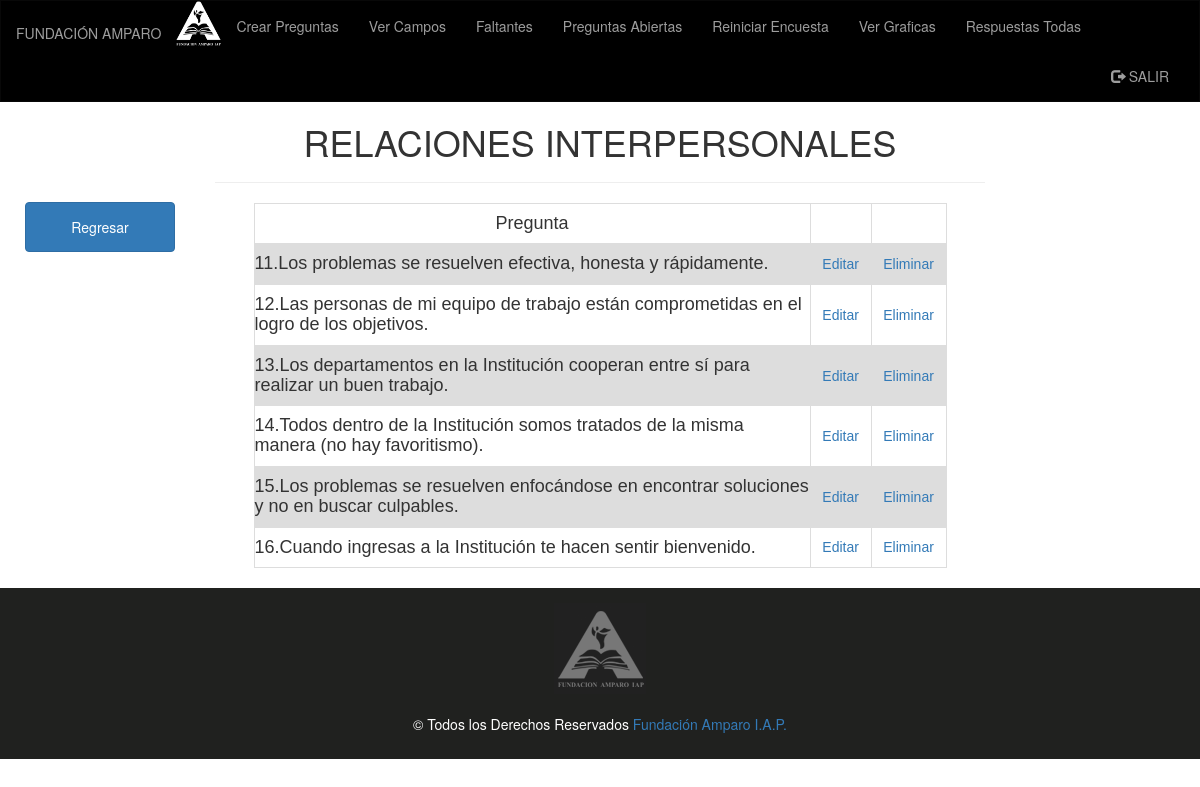
The app's page /administrador/formularioPreguntas.php?clave=8 &nombre2=RELACIONES INTERPERSONALES (signed in) with its own data.
### tables this page shows
CREATE TABLE `pregunta` (
  `id` int(11) NOT NULL,
  `pregunta` text,
  `valor` int(11) DEFAULT NULL,
  `iden` int(11) DEFAULT NULL
);

### administrador/BD.php (called while the page is built, shortened)
<?php
class BD
{
private $pdo;
public function __construct()
{
	$dbHost = 'localhost';
    $dbName = 'climalaboral';
    $dbUser = 'root';
    $dbPass = '';
		try {
		      $this->pdo = new PDO("mysql:host=$dbHost;dbname=$dbName;charset=utf8",
		                           $dbUser, $dbPass);
		      $this->pdo->setAttribute(PDO::ATTR_ERRMODE,PDO::ERRMODE_EXCEPTION);
		    } catch(Exception $e) {
		      echo $e->getMessage();
		    }
}
public function MostrarPreguntas($id)
{
  return $this->pdo->query("SELECT * FROM pregunta WHERE iden = '$id' ");
}
}
?>

### administrador/formularioPreguntas.php (the view, shortened to what this page needs)
<?php
include 'BD.php';
$BD = new BD();
$titulo = $_GET['nombre2'];
if (isset($_SESSION['user2'])) {
?>
<!DOCTYPE html>
<html>
<head>
  <link rel="stylesheet" href="https://maxcdn.bootstrapcdn.com/bootstrap/3.3.7/css/bootstrap.min.css">
</head>
<body>
<nav class="navbar navbar-inverse">
      <div class="container-fluid">
        <div class="navbar-header">
          <a class="navbar-brand" href="inicio.php"><h5>FUNDACIÓN AMPARO</h5></a><img src="img/amparo.png" width="45px" height="45px">
        </div>
        <div class="collapse navbar-collapse" id="myNavbar">
          <ul class="nav navbar-nav">
            <li><a href="crearEncuesta.php">Crear Preguntas</a></li>
            <li><a href="verCampos.php">Ver Campos</a></li>
            <li><a href="faltantes.php">Faltantes</a></li>
            <li><a href="preabierta.php">Preguntas Abiertas</a></li>
            <li><a href="reiniciar.php">Reiniciar  Encuesta</a></li>
            <li><a href="Bloques/index2.php">Ver Graficas</a></li>
            <li><a href="pdfAll.php">Respuestas Todas</a></li>
          </ul>
          <ul class="nav navbar-nav navbar-right">
            <li><a href="cerrar_sesion.php"><span class="glyphicon glyphicon-log-out"></span> SALIR</a></li>
          </ul>
        </div>
      </div>
    </nav>
  <div class="container-fluid text-center">
      <div class="row content">
        <div class="col-sm-2 sidenav">
          <a href="verCampos.php"><input type="button" name="regresar" class="btn btn-primary pull-center" style="width:150px;height:50px" value="Regresar"></a>
        </div>
        <div class="col-sm-8 text-center">
          <center>
            <h1><?php echo $titulo;?></h1>
            <hr>
          </center>
          <form action="insert_respuesta.php" class="formulario" method="POST">
          <?php
            echo "<center>
                    <table border=0 > ";
            echo "    <tr>
                        <td align='center'><h4>Pregunta</h4></td>
                        <td></td>
                        <td></td>
                      </tr>";
            $id = $_GET['clave'];
            $Campos = $BD->MostrarPreguntas($id);
            foreach ($Campos as $row) {
              echo     '<tr>';
              echo       '<td width="100%" align="left"><h4>'.$row['pregunta'].'</h4></td>';
              echo       '<td width="100%" align="center"><a href="EditarPregunta.php?claves='. $row['id'] .'&clave2='.$id.'&nombre2='.$titulo.'">&nbsp;&nbsp;&nbsp;Editar&nbsp;&nbsp;&nbsp;</a></td>';
              echo       '<td width="100%" align="center"><a href="javascript:confirmacion_borrar(\'delete_preguntas.php?clave='. $row['id'] .'&clave2='.$id.'&nombre2='.$titulo.'\', \''. $row['pregunta'] .'\');">&nbsp;&nbsp;&nbsp;Eliminar&nbsp;&nbsp;&nbsp;</a></td>
                        </tr>';
            }
            echo    '</table>
                  </center>';
          ?>
          </form>
          <br>
        </div>
        <div class="col-sm-2 sidenav">
        </div>
      </div>
    </div>
    <footer class="container-fluid text-center">
      <img src="img/logo_fa.png"><br><br>
      <p>© Todos los Derechos Reservados <a href="http://www.fundacionamparo.com" target="_blank">Fundación Amparo I.A.P.</a></p>
    </footer>
</body>
</html>
<?php }else{
header("Location: index.html");
}?>

### administrador/formularioPreguntas.php (style rules this page uses)
.navbar { margin-bottom: 0; border-radius: 0; background-color: black; }
.row.content { height: 450px }
.sidenav { padding-top: 100px; background-color: white; height: 100%; }
table { font-family: arial, sans-serif; border-collapse: collapse; width: 90%; padding-top: 20%; }
td, th { border: 1px solid #dddddd; }
tr:nth-child(even) { background-color: #dddddd; }
footer { background-color: #20211F; color: white; padding: 15px; }

### records on screen
pregunta: pregunta "11.Los problemas se resuelven efectiva, honesta y rápidamente."
pregunta: pregunta "12.Las personas de mi equipo de trabajo están comprometidas en el logro de los objetivos."
pregunta: pregunta "13.Los departamentos en la Institución cooperan entre sí para realizar un buen trabajo."
pregunta: pregunta "14.Todos dentro de la Institución somos tratados de la misma manera (no hay favoritismo)."
pregunta: pregunta "15.Los problemas se resuelven enfocándose en encontrar soluciones y no en buscar culpables."
pregunta: pregunta "16.Cuando ingresas a la Institución te hacen sentir bienvenido."

### other values on screen
$titulo "RELACIONES INTERPERSONALES"
